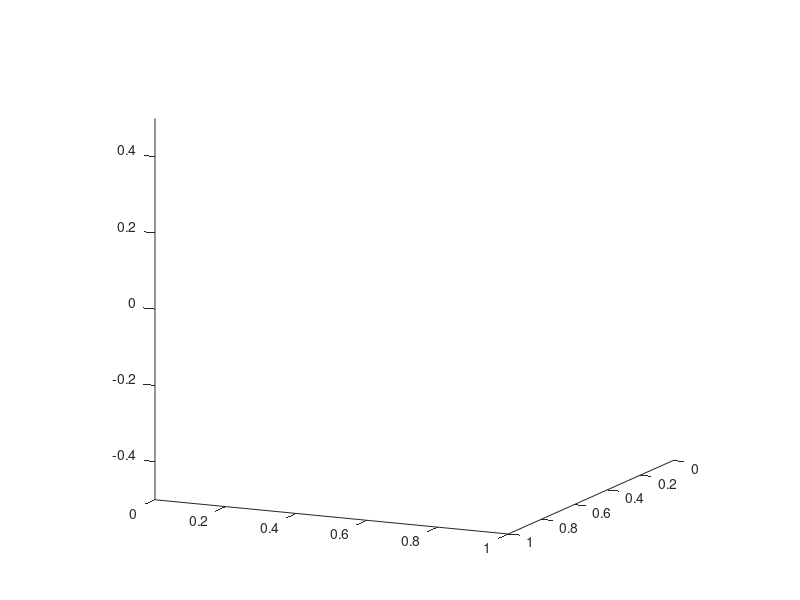

This figure's MATLAB source: (Note: this script raises an error after producing the figure.)
clc
clear all
%%
fig_handle = figure('Name','Franka Kinematic Model','Position',[100 100 600 600]);
ax_body = axes(fig_handle,'View',[115 12],'Position',[0.1300 0.1100 0.7750 0.8150]);
axis equal
hold on
light
ax_body.XLim = [-0.9 0.9];
ax_body.YLim = [-0.9 0.9];
ax_body.ZLim = [-0.3 1.3];
patch_handle = [];
load('meshes/mesh_light_ord2.mat');
base = eye(4);
q_min = [-2.8973 -1.7628 -2.8973 -3.0718 -2.8973 -0.0175	-2.8973 0];
q_max = [2.8973	1.7628	2.8973	-0.0698	2.8973	3.7525	2.8973 0.04];
joint_state = [0.6144, -0.0748, -1.4672, -1.6090, -0.1344,  1.5553, -0.7080, 0];
patch_handle = plot_franka_fcn(ax_body,patch_handle,mesh, base, joint_state,[0 0.5 1],[]);







